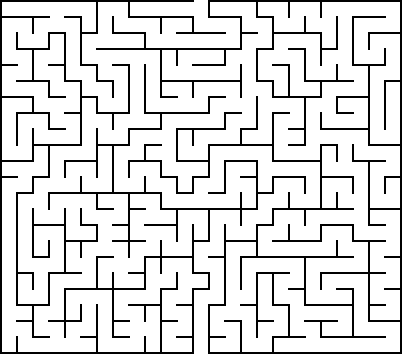
#> input picture Problem analysis/hw1/maze/25 by 22 orthogonal maze.png, 402 x 354 px
$ jupyter execute --allow-errors workshop_1.ipynb   (shell and % lines are left out)
#> lines starting #> are read from the running program, lines starting #| are printed output that depends on the picture; after the words box and inside, x2 and y2 are one past the last pixel; in counts of white or black regions, pixels touching at a corner belong together; long printed decimals are rounded
[cell 1]
import cv2
import numpy as np

import matplotlib.pyplot as plt

[cell 2]
def plot_one_image(image: np.ndarray) -> None:
    """
    Отобразить изображение с помощью matplotlib.
    Вспомогательная функция.

    :param image: изображение для отображения
    :return: None
    """
    fig, axs = plt.subplots(1, 1, figsize=(8, 7))

    axs.imshow(image)
    axs.axis('off')
    plt.plot()

# Задача №1 - Лабиринт

Реализуйте алгоритм поиска выхода из лабиринта по растровому изобажению.
Вам нужно написать код, который будет находить путь (координаты пикселей) от заданного входа сверху до выхода снизу.

Отрисуйте получившийся маршрут на карте с помощью функции ```plot_maze_path(img, coords)``` или воспользуйтесь вам известным графическим инструментом.

__Input:__

Изображение лабиринта в кодировке $RGB$.

Все карты лежат на [яндекс-диске](https://yadi.sk/d/qEWVZk2picDdZw)

__Ouput:__

Массив координат пути через лабиринт в виде ```(np.array(x), np.array(y))```.

Оценивается __каждое__ успешное решение лабиринта.
Пример решенной задачи.

[cell 3]
def plot_maze_path(image: np.ndarray, coords: tuple) -> np.ndarray:
    """
    Нарисовать путь через лабиринт на изображении.
    Вспомогательная функция.

    :param image: изображение лабиринта
    :param coords: координаты пути через лабиринт типа (x, y) где x и y - массивы координат точек
    :return img_wpath: исходное изображение с отрисованными координатами
    """
    if image.ndim != 3:
        image = cv2.cvtColor(image, cv2.COLOR_GRAY2BGR)

    img_wpath = image.copy()
    if len(coords[0]) > 0:
        x, y = coords
        img_wpath[x, y, :] = [0, 0, 255]

    return img_wpath

Загрузим тестовое изображение и отобразим его.

[cell 4]
test_image = cv2.imread('maze/25 by 22 orthogonal maze.png', 0)  # загрузить тестовую картинку
#> test_image: shape (354, 402); 86.6% white; black in thin lines or dots

plot_one_image(test_image)

Теперь ваша задача реализовать функцию ```plot_maze_path``` в ```task_1.py``` для того, чтобы найти координаты пути через лабиринт.

[cell 5]
from skimage.measure import label

[cell 6]
maze = test_image == 0
#> maze: shape (354, 402) bool; 13.4% white in thin lines or dots
plot_one_image(maze)

[cell 7]
maze = label(maze, connectivity=1)
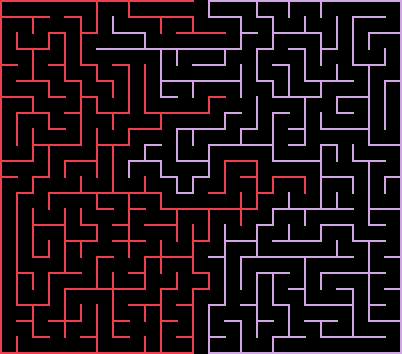
#> maze: shape (354, 402) int32; 3 distinct labels, from 0 to 2; one colour per label, 0 black
plot_one_image(maze)

[cell 8]
kernel = np.ones((15, 15), np.uint8)
path = cv2.dilate(np.float32(maze), kernel)
#> path: shape (354, 402) float32; values 1 (black) and 2 (white), 51.4% white; 1 black region, box (x1, y1, x2, y2) and area: (0, 0, 313, 354) 69106
plot_one_image(path)

[cell 9]
plot_one_image(path + maze)

[cell 10]
plot_one_image(cv2.erode(np.float32(path), kernel))

[cell 11]
plot_one_image(cv2.erode(np.float32(path), kernel) + maze)

[cell 12]
path = path - cv2.erode(np.float32(path), kernel)
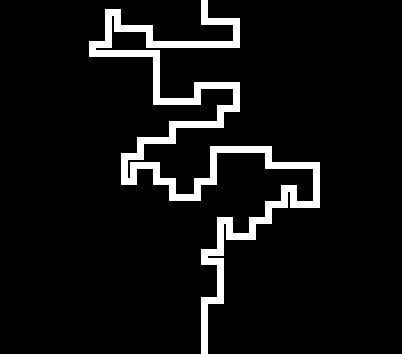
#> path: shape (354, 402) float32; values 0 (black) and 1 (white), 6.9% white; 1 white region, box (x1, y1, x2, y2) and area: (89, 0, 320, 354) 9870
plot_one_image(path)

[cell 13]
path = np.where(path > 0)
#> path = 9870 positions, rows 0 to 353, columns 89 to 319
image_with_way = plot_maze_path(test_image, path)
#> in plot_maze_path, image is the input picture: shape (354, 402, 3); 86.6% white; black in thin lines or dots
#> in plot_maze_path, `x, y = coords`: x = 9870 values from 0 to 353; y = 9870 values, max 319 at index 5488, min 89 at index 1197, mean 200.1
#> in plot_maze_path, `img_wpath[x, y, :] = [0, 0, 255]`:
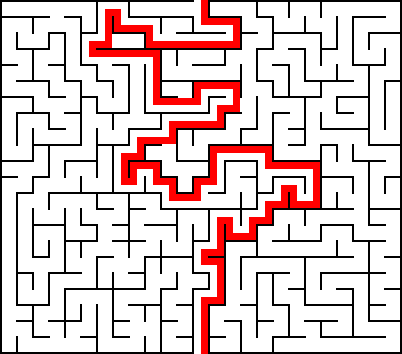
#> img_wpath: shape (354, 402, 3); 6.94% of pixels changed, all inside (x1, y1, x2, y2) = (89, 0, 320, 354)

plot_one_image(image_with_way)

# Задача №2 - Пробки в городе

Требуется написать программу, которая на вход принимает картинку, на которой схематически изображена машинка на дороге с $N$ полосами и препятствия на полосах. Соответствующие объекты обозначены цветами, которые сохраняются на всех изображениях.

Результатом работы программы является номер полосы, на которую нужно перестроиться или сообщение о том, что перестраиваться не нужно.

**Примечание: номер дороги считается слева направо, отсчет начинается с нуля.**

Примеры изображений:
<table><tr>
    <td>  </td>
    <td>  </td>
</tr></table>

[cell 14]
test_image = cv2.imread('trafic/image_00.jpg')
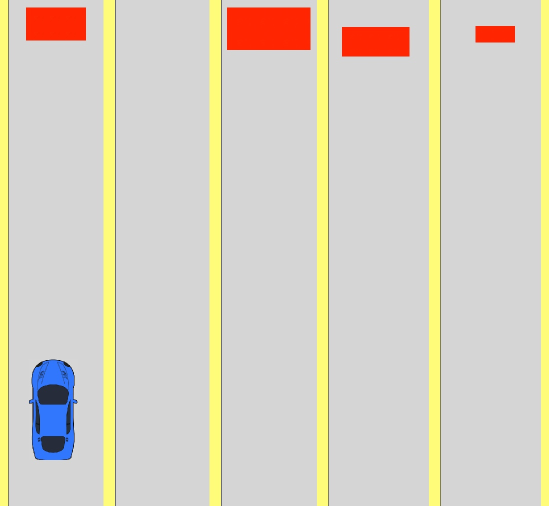
#> input picture Problem analysis/hw1/trafic/image_00.jpg, 1098 x 1012 px (shown at 1/2 size)
#> test_image is the input picture: shape (1012, 1098, 3); mean B, G, R 195.1, 209.5, 215.6
test_image = cv2.cvtColor(test_image, cv2.COLOR_BGR2RGB)

plot_one_image(test_image)

[cell 15]
r_only = test_image[:, :, 0]
r_only[r_only < 220] = 0
plt.imshow(r_only, cmap='gray')

#> (a cell that did not finish here is left out)

[cell 17]
r_only = test_image[:, :, 0]
r_only[r_only < 220] = 0
plt.imshow(r_only, cmap='gray')
plt.show()

g_only = test_image[:, :, 1]
g_only[g_only < 220] = 0
plt.imshow(g_only, cmap='gray')
plt.show()

only_block = r_only - g_only
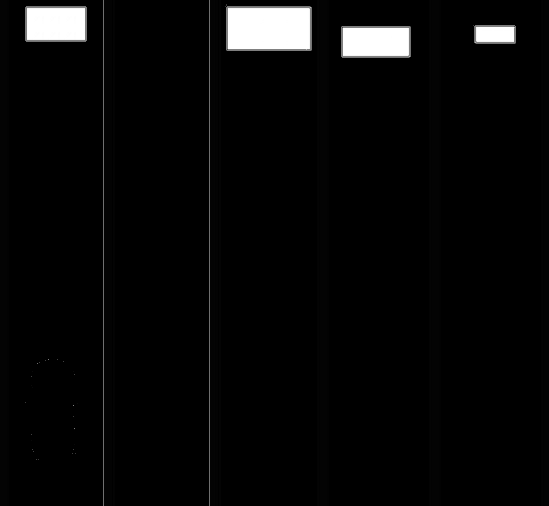
#> only_block: shape (1012, 1098) (shown at 1/2 size); min 0, max 255, mean 8.4
plt.imshow(only_block, cmap='gray')

[cell 18]
lines_coord = only_block[30]
#> lines_coord = 1098 values, max 255 at index 53, min 0 at index 17, mean 67.55
plt.plot(lines_coord)

# lines_coord = np.argwhere(lines_coord > 250).squeeze()
diff_lines = np.diff(lines_coord)
#> diff_lines = 1097 values, max 255 at index 52, min 0 at index 0, mean 8.63
tmp_coord = np.argwhere(diff_lines > 1)
#> tmp_coord = 59 values from 14 to 1087
#> figure, not shown here; curve peaks at x = 53, y = 255

[cell 19]
test_image = cv2.imread('trafic/image_00.jpg')
test_image = cv2.cvtColor(test_image, cv2.COLOR_BGR2RGB)

plot_one_image(test_image)

[cell 20]
x, y = test_image[:, :, 2].shape
#> x = 1012; y = 1098
ret, img = cv2.threshold(test_image, 127, 255, cv2.THRESH_BINARY)
img = img[:, :, 2]
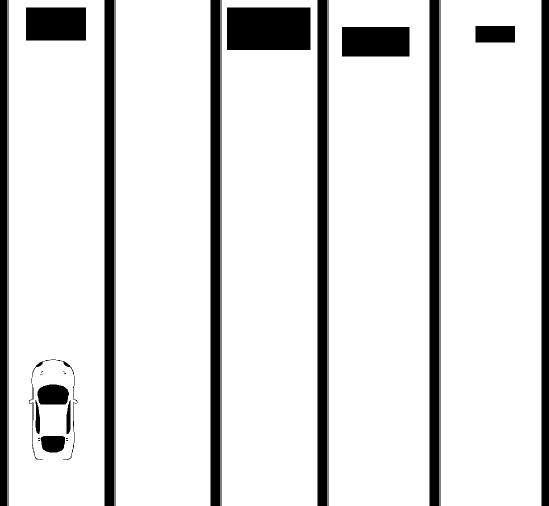
#> img: shape (1012, 1098) (shown at 1/2 size); 86.1% white; 36 black regions (11 under 20 px), largest, box (x1, y1, x2, y2) and area: (209, 0, 229, 1012) 20240, (421, 0, 441, 1012) 20240, (635, 0, 655, 1012) 20240
img = cv2.resize(img, (x // 50, y // 50))
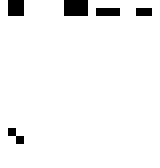
#> img: shape (21, 20) (shown 8 times larger); 96% white; black in thin lines or dots, all inside (x1, y1, x2, y2) = (1, 0, 19, 18)
plot_one_image(img)

[cell 21]
img1 = img[:(img.shape[0] // 4), :]  # на основе предположение, что машина внизу

x, y = np.where(img1 == 0)
#> x = [0, 0, 0, 0, 0, 1, 1, 1, 1, 1, 1, 1, 1, 1, 1]; y = [1, 2, 8, 9, 10, 1, 2, 8, 9, 10, 12, 13, 14, 17, 18]
y = np.unique(y)
#> y = [1, 2, 8, 9, 10, 12, 13, 14, 17, 18]
if y[0] > 2:
    space = 0
elif y[-1] < img.shape[1] - 2:
    diff_y = np.diff(y)
    diff_y = diff_y[diff_y > 1]
    space = len(diff_y) + 1
else:
    diff_y = np.diff(y)
#> diff_y = [1, 6, 1, 1, 2, 1, 1, 3, 1]
    diff_y = diff_y[diff_y > 1]
#> diff_y = [6, 2, 3]
    space = np.argmax(diff_y) + 1
#> space = 1

img2 = img[(img.shape[0]//4):, :]
x_car, y_car = np.where(img2 == 0)
#> x_car = [11, 12]; y_car = [1, 2]
y_car = np.unique(y_car)
car_pos = np.where(y_car[0] == y)
#> car_pos = ([0],)

if car_pos != space:
    print(f'Нужно перестроиться на дорогу номер {space}')
#| Нужно перестроиться на дорогу номер 1
else:
    print("Не нужно перестраиваться")

# Задача №3 - Аффинные преобразования

## Задача №3.1 - Поверни изображение

Реализуйте функцию, которая поворачивает изображение вокруг заданной точки на заданный угол ($0^\circ-360^\circ$) и преобразует размер изображения, чтобы оно не обрезалось после поворота.

[cell 22]
from itertools import combinations as cm

def applyAffineSafe(image, M):
    """
    Позволяет произвети афинное преобразование с сохранением контента

    :param image: исходное изображение
    :param M: матрица преобразования
    (пока я написал только для матриц 2x3, опираясь на конкретные задачи, но потом можно будет добавить обработку в общем случае)
    :return: преобразованное изображение
    """
    w, h, _ = image.shape
    box = np.array([M @ i for i in ((0, 0, 1),
                                    (0, w, 1),
                                    (h, 0, 1),
                                    (h, w, 1))]) # Найдем края картинки после преобразования
    # Найдем максимальную ширину и высоту опираясь на новые края
    nsize = np.array([max(map(lambda x: (abs(x[0] - x[1])), cm(i, 2))) for i in box.T])
    print(nsize)
    # Сделаем перенос, чтобы совместить центр итоговой картинки и центр преобразованной
    M[:,2] += (nsize / 2) - (M @ (h / 2, w / 2, 1))
    return cv2.warpAffine(image.copy(), M, tuple(np.ceil(nsize).astype(int)))

[cell 23]
img = cv2.imread("trafic/image_00.jpg")
img = cv2.cvtColor(img, cv2.COLOR_BGR2RGB)

[cell 24]
plot_one_image(img)

[cell 25]
M = cv2.getRotationMatrix2D([300, 300], 35, scale=1.0)

print(M)

w, h, _ = img.shape
#> w = 1012; h = 1098
box = np.array([M @ i for i in ((0, 0, 1),
                                (0, w, 1),
                                (h, 0, 1),
                                (h, w, 1))]) # Найдем края картинки после преобразования

box.T

[cell 26]
for x in box.T:
    print(x)
    for i in cm(x, 2):
        print(i)

[cell 27]
nsize = np.array([max(map(lambda x: (abs(x[0] - x[1])), cm(i, 2))) for i in box.T])
#> nsize = [1479.9, 1458.8]

[cell 28]
nsize // 2 - np.array(img.shape[:2]) // 2
#> Out = [233, 180]

[cell 29]
def func(a, b, c, d):
    print(a, b, c, d)

args = [1 ,2, 3, 4][::-1]

args ={
    'a': 1,
    'b': 2,
    'c': 3,
    'd': 4
}

func(**args)

[cell 30]
M[:, 2] = M[:, 2] + (nsize // 2 - M @ np.array([img.shape[1] // 2, img.shape[0] // 2, 1]))

[cell 31]
# M[:, 2] = M[:, 2] + (nsize // 2 - M @ np.array([*img.shape[:2], 1]) // 2)

[cell 32]
M

[cell 33]
tuple(np.ceil(nsize))
#> Out = (1480, 1459)

[cell 34]
img2 = cv2.warpAffine(img, M, tuple(np.ceil(nsize).astype(int)))

[cell 35]
plot_one_image(img2)

[cell 36]
def rotate(image, point: tuple, angle: float):
    """
    Повернуть изображение по часовой стрелке на угол от 0 до 360 градусов и преобразовать размер изображения.

    :param image: исходное изображение
    :param point: значение точки (x, y), вокруг которой повернуть изображение
    :param angle: угол поворота
    :return: повернутное изображение
    """
    M = cv2.getRotationMatrix2D(point, angle, scale=1.0)
    return applyAffineSafe(image, M)
#| [1456.896 1425.418]
#> in applyAffineSafe, `return cv2.warpAffine(image.copy(), M, tuple(np.ceil(nsize).astype(int..`:
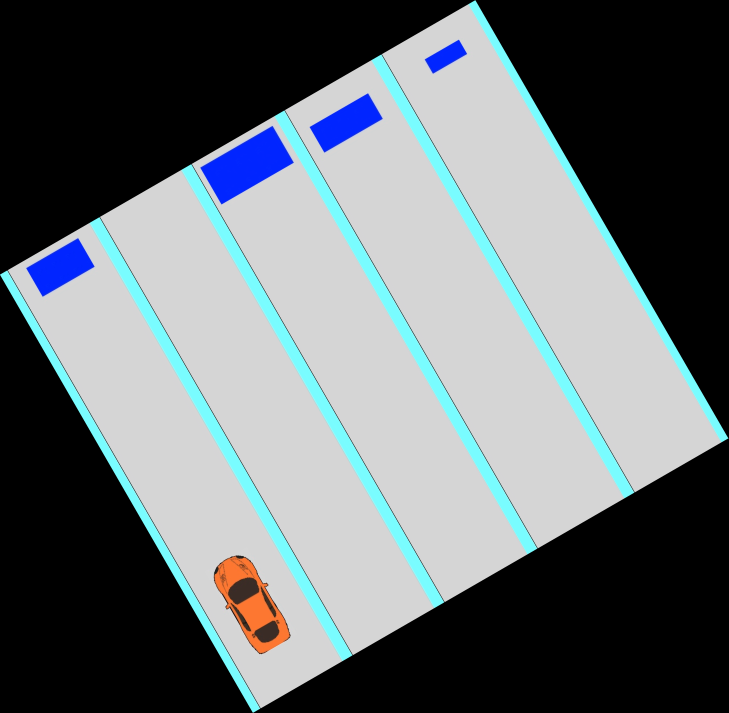
#> returned value: shape (1426, 1457, 3) (shown at 1/2 size); mean of channels 0, 1, 2 115.3, 112.1, 104.3; drawn as B, G, R

[cell 37]
img = cv2.imread("trafic/image_00.jpg")
img = cv2.cvtColor(img, cv2.COLOR_BGR2RGB)

[cell 38]
rotate(img, (200, 200), 30);

[cell 39]
angle = 0
fig, m_axs = plt.subplots(4, 7, figsize=(20, 8))
for i in m_axs.ravel():
    i.imshow(rotate(img, (200, 200), angle))
    angle += 15
#> after the loop, angle = 420
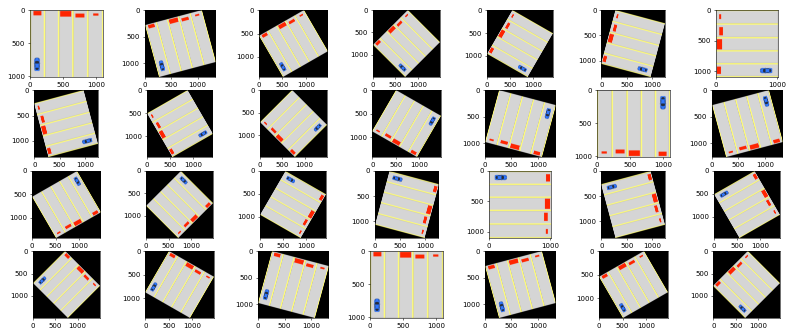
#> figure drawn by matplotlib, 28 panels

## Задача №3.2 - Афинные преобразования

Реализуйте функцию, которая применяет афинное преобразование между заданными точками на исходном изображении и преобразует размер получившегося изображения, чтобы оно не обрезалось.

[cell 40]
def apply_warpAffine(image, points1, points2):
    """
    Применить афинное преобразование согласно переходу точек points1 -> points2 и
    преобразовать размер изображения.

    :param image: исходное изображение
    :param points1: исходны точки
    :param points2: преобразованные точки
    :return: преобразованное изображение
    """
    M = cv2.getAffineTransform(points1, points2)
    return applyAffineSafe(image, M)
#> in applyAffineSafe (call 30), `box = np.array([M @ i for i in ((0, 0, 1), (0, w, 1), (h, 0, 1), (h, w..`: box = [[85.71, 61.43], [85.71, 1073.4], [399.4, -189.5], [399.4, 822.5]]
#> in applyAffineSafe (call 30), `nsize = np.array([max(map(lambda x: (abs(x[0] - x[1])), cm(i, 2))) for..`: nsize = [313.7, 1263]
#| [ 313.714 1262.971]
#> in applyAffineSafe (call 30), `return cv2.warpAffine(image.copy(), M, tuple(np.ceil(nsize).astype(int..`:
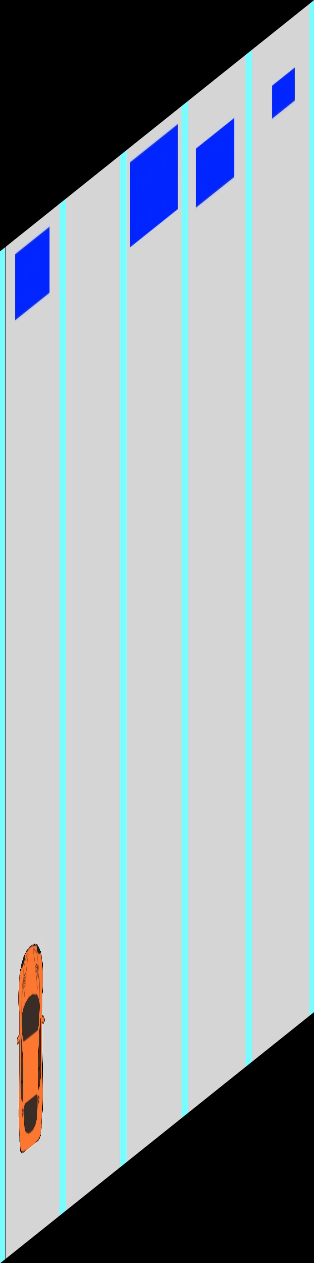
#> returned value: shape (1263, 314, 3); mean of channels 0, 1, 2 173.3, 168.4, 156.7; drawn as B, G, R
